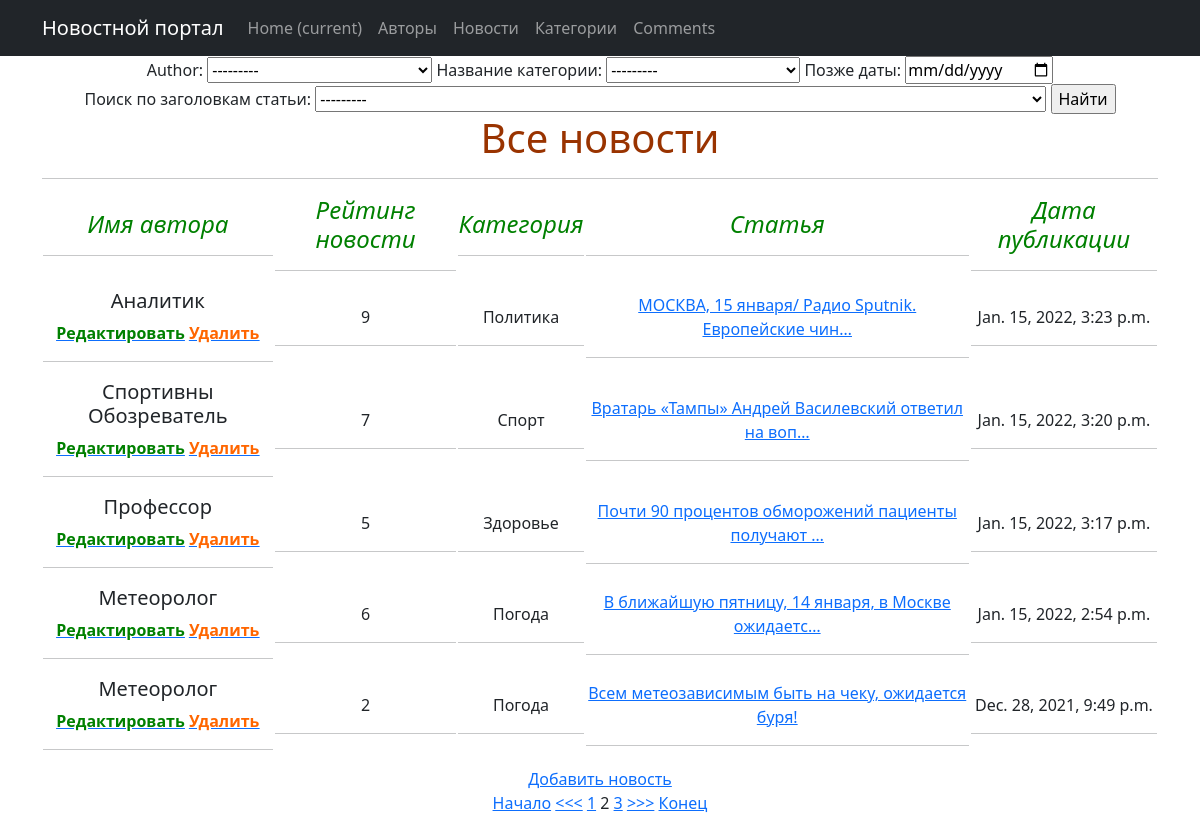
The page /authors/?page=2 on the database its author committed.
### news/models.py (models this page shows, shortened)
class Post(models.Model):
    author = models.ForeignKey(Author, on_delete=models.CASCADE)
    NEWS = 'NW'
    ARTICLE = 'AR'
    CATEGORY_CHOICES = (
        (NEWS, 'Новости'),
        (ARTICLE, 'Статья'),
    )
    categoryType = models.CharField(max_length=2, choices=CATEGORY_CHOICES, default=ARTICLE)
    dateCreation = models.DateTimeField(auto_now_add=True, verbose_name="Время создания новости")
    postCategory = models.ManyToManyField(Category, through='PostCategory', verbose_name="Название категории")
    title = models.CharField(max_length=128)
    text = models.TextField()
    rating = models.SmallIntegerField(default=0)
    def __str__(self):
        return self.title

class Author(models.Model):
    authorUser = models.OneToOneField(User, on_delete=models.CASCADE)
    ratingAuthor = models.SmallIntegerField(default=0)
    def __str__(self):
        return self.authorUser.username

class Category(models.Model):
    name = models.CharField(max_length=64, unique=True)
    def __str__(self):
        return self.name

### news/views.py (the view, shortened to what this page needs)
# urls.py: path('', NewsList.as_view(), name='news1'),
class NewsList(ListView):
    model = Post
    template_name = 'news1.html'
    context_object_name = 'Posts'
    ordering = ['-dateCreation']
    paginate_by = 5
    def get_filter(self):
        return NewsFilter(self.request.GET, queryset=super().get_queryset())
    def get_queryset(self):
        return self.get_filter().qs
    def get_context_data(self, *args, **kwargs):
        context = super().get_context_data(**kwargs)
        context['filter'] = NewsFilter(self.request.GET, queryset=self.get_queryset())
        return context

### news/templatetags/my_filters.py (called while the page is built)
@register.filter(name='Censor')
def Censor(value):
    censor_list = ['дебил',
                   'дурак',
                   'придурок']
    value1 = (str(value)).split()
    for i in censor_list:
        for j in value1:
            if j == i:
                value1.remove(i)
    value = ' '.join(value1)
    return str(value)

@register.filter(name='update_page')
def update_page(full_path: str, page: int):
    try:
        params_list = full_path.split('?')[1].split('&')
        params = dict([tuple(str(param).split('=')) for param in params_list])
        params.update({'page': page})
        link = ''
        for key, value in params.items():
            link += (f"{key}={value}&")
        return link[:-1]
    except:
        return f"page={page}"

### news/templates/news1.html (shortened to what this page needs)
{% extends 'flatpages/default.html' %}
{% load my_filters %}
{% block content %}
<form method="GET">
    {{ filter.form }}
    <input type="submit" value="Найти">
</form>
<h1><span style="color: #993300;">Все новости</span></h1>
<hr>
<table>
    <tr>
        <td>
            <h4><em><span style="color: #008000;">Имя автора</span></em></h4>
            <hr/>
        </td>
        <td>
            <h4><em><span style="color: #008000;">Рейтинг новости</span></em></h4>
            <hr/>
        </td>
        <td>
            <h4><em><span style="color: #008000;">Категория</span></em></h4>
            <hr/>
        </td>
        <td>
            <h4><em><span style="color: #008000;">Статья</span></em></h4>
            <hr/>
        </td>
        <td>
            <h4><em><span style="color: #008000;">Дата публикации</span></em></h4>
            <hr/>
        </td>
    </tr>
    {% for news1 in Posts %}
    <tr>
        <td>
            <h5>{{ news1.author|title }}</h5>
            <a href="{% url 'news_update' news1.id %}"><u><strong><span
                    style="color: #008000;">Редактировать</span></strong></u></a>
            <a href="{% url 'news_delete' news1.id %}"><u><strong><span style="color: #ff6600;">Удалить</span></strong></u></a>
            <hr/>
        </td>
        <td>
            {{ news1.rating }}
            <hr/>
        </td>
        <td>
            {% for new in news1.postCategory.all %}
            {{ new|title }}
            {% endfor %}
            <hr/>
        </td>
        <td>
            <a href="{% url 'news_detail' news1.id %}">{{ news1.text|truncatechars:50|Censor }}</a>
            <hr/>
        </td>
        <td>
            {{ news1.dateCreation }}
            <hr/>
        </td>
    </tr>
    {% endfor %}
</table>
<a href="{% url 'news_create' %}">Добавить новость</a> <br>
{% if is_paginated %}
{% if page_obj.has_previous %}
<a href="?{{ request.get_full_path|update_page:1}}">Начало</a>
<a href="?{{ request.get_full_path|update_page:page_obj.previous_page_number}}"><<<</a>
{% endif %}
{% for num in page_obj.paginator.page_range %}
{% if page_obj.number == num %}
<a>{{ num }}</a>
{% elif num > page_obj.number|add:'-3' and num < page_obj.number|add:'3' %}
<a href="?page={{ num }}">{{ num }}</a>
{% endif %}
{% endfor %}
{% if page_obj.has_next %}
<a href="?page={{ page_obj.next_page_number }}">>>></a>
<a href="?page={{ page_obj.paginator.num_pages }}">Конец</a>
{% endif %}
{% endif %}
{% endblock content %}

### rows shown on the page
Post: author "Аналитик", rating "9", text|Censor "МОСКВА, 15 января/ Радио Sputnik. Европейские чин…", dateCreation "Jan. 15, 2022, 3:23 p.m."
Category: name "Политика"
Post: author "Спортивны Обозреватель", rating "7", text|Censor "Вратарь «Тампы» Андрей Василевский ответил на воп…", dateCreation "Jan. 15, 2022, 3:20 p.m."
Category: name "Спорт"
Post: author "Профессор", rating "5", text|Censor "Почти 90 процентов обморожений пациенты получают …", dateCreation "Jan. 15, 2022, 3:17 p.m."
Category: name "Здоровье"
Post: author "Метеоролог", rating "6", text|Censor "В ближайшую пятницу, 14 января, в Москве ожидаетс…", dateCreation "Jan. 15, 2022, 2:54 p.m."
Category: name "Погода"
Post: author "Метеоролог", rating "2", text|Censor "Всем метеозависимым быть на чеку, ожидается буря!", dateCreation "Dec. 28, 2021, 9:49 p.m."

### other values the page prints
{{ num }} "1" "3"
{{ num }} "2"
